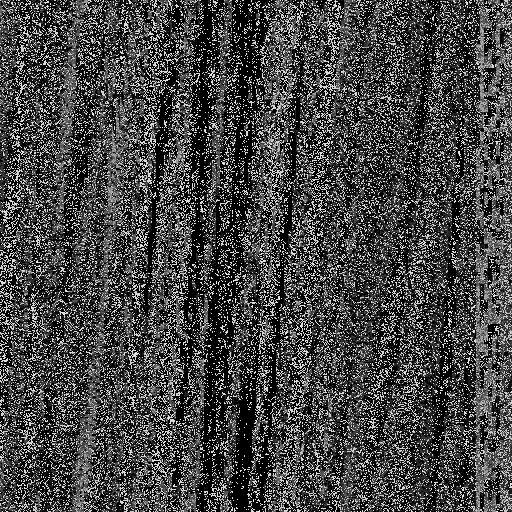
#> input picture server/img_output.png, 512 x 512 px
$ python user.py
#> lines starting #> are read from the running program, lines starting #| are printed output that depends on the picture
### modules/extract_server_data.py

def extract_server_data(img, N1, N2, n1, n2) :
    N1 = N1 - N1 % n1
    N2 = N2 - N2 % n2
    msg = ""
    length = ""

    count = 0
    i = 0
    j = 0
    len_count = 0

    while True :
        for p in range(0, n1) :
            for q in range(0, n2) :
                px = p + i
                py = q + j
                if (count < 32) :
                    length = length + str(img.getpixel((px, py)) & 1)
                count = count + 1
                if (count == 32) :
                    length = int(length, 2) - 32
                if (count > 32) :
                    if (length == len_count) :
                        break
                    x = img.getpixel((px, py))
                    msg = msg + str(x & 1)
                    len_count = len_count + 1

            if (length == len_count) :
                break
        if (length == len_count) :
            break
        j = j + n2
        if (j == N2) :
            j = 0
            i = i + n1

    server_data = ""
    for i in range(0, len(msg), 8) :
        byte = int(msg[i : i + 8], 2)
        if (byte != 0) :
            server_data = server_data + chr(byte)

    return (server_data, length + 32)

### modules/encrypt_decrypt.py
# [10 lines left out: function encrypt_image, not called in this run]


def decrypt_image(img, key, N1, N2) :
    img_out = img.copy()

    for i in range(0, N1) :
        for j in range(0, N2) :
            cipher = img.getpixel((i, j))
            plain = cipher ^ key
            img_out.putpixel((i, j), plain)

    return img_out

### modules/extract_data.py
from modules.functions import *
import math

def extract_data(img, len_lsb_a, N1, N2, n1, n2) :
    N1 = N1 - N1 % n1
    N2 = N2 - N2 % n2
    i = N1 - n1
    j = N2 - n2
    msg = ""
    fe = ""
    fe1 = ""
    fe2 = ""
    fe3 = ""
    LSBa = ""
    N = math.floor(N1/n1) * math.floor(N2/n2)
    count_fe = 0
    count_fe1 = 0
    count_fe2 = 0
    count_fe3 = 0
    max_fe = N
    max_fe1 = 0
    max_fe2 = 0
    max_fe3 = 0
    img_out = img.copy()

    while True :
        to_break = False
        for p in range(n1 - 1, -1, -1) :
            for q in range(n2 - 1, -1, -1) :
                px = p + i
                py = q + j
                if (p == n1 - 1 and q == n2 - 1) :
                    continue
                y = img.getpixel((px, py))

                if (count_fe < max_fe) :
                    fe = fe + str(y & 1)
                    count_fe = count_fe + 1
                    if (y & 1 == 1) :
                        max_fe1 = max_fe1 + 1

                elif (count_fe1 < max_fe1) :
                    fe1 = fe1 + str(y & 1)

                    count_fe1 = count_fe1 + 1
                    if (y & 1 == 1) :
                        max_fe2 = max_fe2 + 1

                elif (count_fe2 < max_fe2) :
                    fe2 = fe2 + str(y & 1)
                    count_fe2 = count_fe2 + 1
                    if (y & 1 == 1) :
                        max_fe3 = max_fe3 + 1

                elif (count_fe3 < max_fe3) :
                    fe3 = fe3 + str(y & 1)
                    count_fe3 = count_fe3 + 1

                else :
                    to_break = True

        if (to_break) :
            break

        j = j - n2
        if (j < 0) :
            j = N2 - n2
            i = i - n1


    i = N1 - n1
    j = N2 - n2
    w = 0
    v = 0

    data1 = ""
    data2 = ""
    data3 = ""

    for z in range(0, len(fe1)) :
        h_array = []

        if (fe1[len(fe1) - z - 1] == '0') :
            k = 1
        elif (fe1[len(fe1) - z - 1] == '1' and fe2[len(fe2) - w - 1] == '0') :
            k = 2
            w = w + 1
        elif (fe1[len(fe1) - z - 1] == '1' and fe2[len(fe2) - w - 1] == '1' and fe3[len(fe3) - v - 1] == '0') :
            k = 3
            w = w + 1
            v = v + 1

        for p in range(0, n1) :
            for q in range(0, n2) :
                px = p + i
                py = q + j
                y = img.getpixel((px, py))
                h_array.append(h(y, pow(2, k)))

        avg = a(h_array)
        px = n1 + i - 1
        py = n2 + j - 1
        yn = img.getpixel((px, py))

        for p in range(n1 - 1, -1, -1) :
            for q in range(n2 - 1, -1, -1) :
                px = p + i
                py = q + j
                y = img.getpixel((px, py))
                if (p == n1 - 1 and q == n2 - 1) :
                    continue
                if (k == 1) :
                    data1 = data1 + str(y & 1)
                if (k == 2) :
                    data1 = data1 + str(y & 1)
                    data2 = data2 + str((y >> 1) & 1)
                if (k == 3) :
                    data1 = data1 + str(y & 1)
                    data2 = data2 + str((y >> 1) & 1)
                    data3 = data3 + str((y >> 2) & 1)

                x = h(y, pow(2, k)) + (pow(2, k) - 1) * avg + g(yn, pow(2, k))
                img_out.putpixel((px, py), x)

        j = j - n2
        if (j < 0) :
            j = N2 - n2
            i = i - n1

    msg = data1 + data2 + data3
    owner_data = ""
    fe = msg[0 : len(fe)]
    LSBa = msg[len(fe) + len(fe1) + len(fe2) + len(fe3) : len(fe) + len(fe1) + len(fe2) + len(fe3) + len_lsb_a]
    msg = msg[len(fe) + len(fe1) + len(fe2) + len(fe3) + len_lsb_a : ]
    for i in range(0, len(msg), 8) :
        byte = int(msg[i : i + 8], 2)
        if (byte != 0) :
            owner_data = owner_data + chr(byte)

    return (img_out, fe, fe1, fe2, fe3, LSBa, owner_data)

### modules/functions.py
import math

def a(x):
    sum = 0
    for i in range(0, len(x)) :
        sum = sum + x[i]
    avg = sum/len(x)
    if (avg - math.floor(avg) < 0.5) :
        return math.floor(avg)
    else :
        return math.ceil(avg)

def f(x, y) :
    return math.ceil((y - 1) * (x/y))

def h(x, y) :
    return math.floor(x/y)

def g(x, y) :
    return f(x, y) - (y - 1) * h(x, y)

# [5 lines left out: function sse, not called in this run]

def mse(x, k) :
    return pow((pow(2, k) - 1), 2) * sse(x)/len(x)

# [9 lines left out: function Cm, not called in this run]

### modules/put_lsb_a.py


def put_lsb_a(img, LSBa, N1, N2, n1, n2):
    N1 = N1 - N1 % n1
    N2 = N2 - N2 % n2
    i = 0
    j = 0
    img_out = img.copy()
    position = 0
    length = len(LSBa)

    while True :
        for p in range(0, n1) :
            for q in range(0, n2) :
                px = p + i
                py = q + j
                x = img.getpixel((px, py))
                if (position == length) :
                    break
                img_out.putpixel((px, py), ((x >> 1) << 1) + int(LSBa[position]))
                position = position + 1

        j = j + n2
        if (j == N2) :
            j = 0
            i = i + n1
            if (position == length) :
                break

    return img_out

### modules/reverse_rearrange.py
import math


def reverse_rearrange(img, fe, N1, N2, n1, n2) :
    N1 = N1 - N1 % n1
    N2 = N2 - N2 % n2
    x = 0
    y = 0
    i3 = 0
    j3 = 0
    fe_pos = 0
    x4 = 0
    y4 = 0
    count = 0
    img_out = img.copy()

    for i in range(0, N1, n1) :
        for j in range(0, N2, n2):
            if (fe[fe_pos] == '0') :
                j3 = j3 + n2
                if (j3 == N2) :
                    j3 = 0
                    i3 = i3 + n1
            fe_pos = fe_pos + 1

    start_fe_i = i3
    start_fe_j = j3
    fe_i = start_fe_i
    fe_j = start_fe_j

    for i in range(0, math.floor(N1/n1)) :
        for j in range(0, math.floor(N2/n2)) :
            if (fe[count] == '1') :
                for z in range(0, n1) :
                    for k in range(0, n2) :
                        px = z + x4
                        py = k + y4
                        img_out.putpixel((px, py), img.getpixel((fe_i + z, fe_j + k)))
                fe_j = fe_j + n2
                if (fe_j >= N2) :
                    fe_j = 0
                    fe_i = fe_i + n1
            else :
                for z in range(0, n1) :
                    for k in range(0, n2) :
                        px = z + x4
                        py = k + y4
                        img_out.putpixel((px, py), img.getpixel((x + z, y + k)))

                y = y + n2
                if (y >= N2) :
                    y = 0
                    x = x + n1

            y4 = y4 + n2
            if (y4 >= N2) :
                y4 = 0
                x4 = x4 + n1
            count = count + 1
    return img_out

### user.py
import math

from PIL import Image
from modules.reverse_rearrange import reverse_rearrange
from modules.put_lsb_a import put_lsb_a
from modules.extract_data import extract_data
from modules.encrypt_decrypt import decrypt_image
from modules.extract_server_data import extract_server_data

# take output image from server
img = Image.open(r"./server/img_output.png")
#> img is the input picture: PIL image 512x512 P; min 0, max 231, mean 69.7

# block size. Must be same in owner.py server.py user.py
n1 = 4
n2 = 4
print("Blocks size: " + str(n1) + "x" + str(n2))

# image size
N1 = img.size[0]
#> N1 = 512
N2 = img.size[1]
#> N2 = 512
print("Image size: " + str(N1) + "x" + str(N2))
#| Image size: 512x512

# number of pixels in a block
n = n1 * n2
print("Number of pixels in block: " + str(n))

# number of blocks in image
N = math.floor(N1/n1) * math.floor(N2/n2)
#> N = 16384
print("Number of blocks in image: " + str(N) + "\n")
#| Number of blocks in image: 16384

# extracting server'data
print("\nExtracting server's data ...")
(server_data, len_lsb_a) = extract_server_data(img, N1, N2, n1, n2)
#> after the loop in extract_server_data, `while True :`: count = 3419; i = 4; j = 340; len_count = 3386
#> the loop in extract_server_data, `for i in range(0, len(msg), 8) :` made 424 passes
#> (i, byte, server_data) on passes 2 to 9: (8, 109, 'im'), (16, 32, 'im '), (24, 115, 'im s'), (32, 101, 'im se'), (40, 114, 'im ser'), (48, 118, 'im serv'), (56, 101, 'im serve'), (64, 114, 'im server')
#> (byte, server_data) on pass 1: (105, 'i')
#> server_data = 'im server'; len_lsb_a = 3418
print("Server's data: " + server_data)
#| Server's data: im server

# decrypting the image using 8 bit key (0 - 255)
# must be same as used by owner
decryption_key = 123
print("\nDecryption key: " + str(decryption_key))
print("Decrypting image ...")
img_decrypted = decrypt_image(img, decryption_key, N1, N2)
#> after the loop in decrypt_image, `for i in range(0, N1) :`:
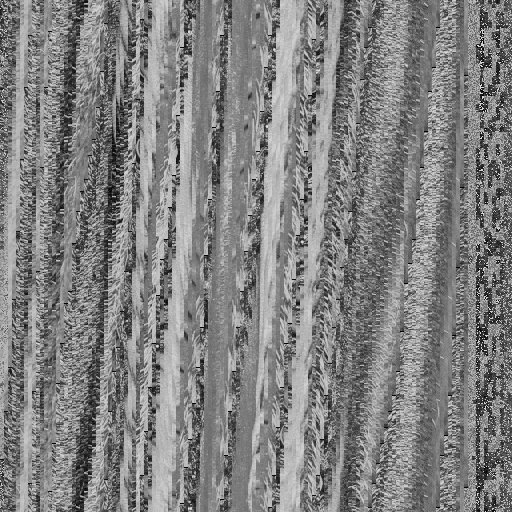
#> img_out: PIL image 512x512 P; min 0, max 231, mean 129

# extracting owner's data,
# LSB plane of class A blocks
# multilevel maps -> FE, FE1, FE2, FE3
print("\nExtracting owner's data ...")
(img_marked, FE, FE1, FE2, FE3, LSBa, owner_data) = extract_data(img_decrypted, len_lsb_a, N1, N2, n1, n2)
#> after the loop in extract_data, `while True :`: count_fe = 16384; count_fe1 = 1414; count_fe2 = 5; count_fe3 = 0; fe2 = '00000'; fe3 = ''; i = 472; j = 372; max_fe1 = 1414; max_fe2 = 5; max_fe3 = 0
#> the loop in extract_data, `for z in range(0, len(fe1)) :` made 1414 passes
#> (k, w, avg, yn) on pass 14: (2, 1, 13, 64)
#> (k, avg, yn) on passes 1 to 6: (1, 26, 51), (1, 27, 49), (1, 29, 56), (1, 27, 63), (1, 23, 42), (1, 16, 31)
#> after the loop in extract_data, `for z in range(0, len(fe1)) :`:
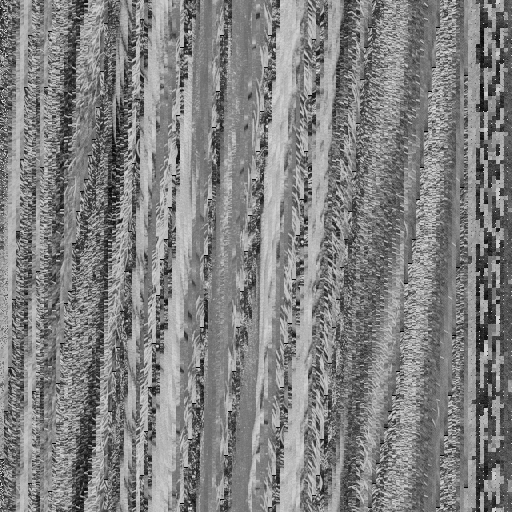
#> img_out: PIL image 512x512 P; min 0, max 231, mean 128.8
#> the loop in extract_data, `for i in range(0, len(msg), 8) :` made 8 passes
#> i on passes 2 to 8: 8, 16, 24, 32, 40, 48, 56
print("Owner's message: " + owner_data)
#| Owner's message: im owner

# recovering LSB plane of class A blocks
print("\nRecovering LSB planes of class A blocks ...")
img_rearranged = put_lsb_a(img_marked, LSBa, N1, N2, n1, n2)

# rearrange image back to get original image
print("\nRearranging image ...")
img_arranged = reverse_rearrange(img_rearranged, FE, N1, N2, n1, n2)
#> after the loop in reverse_rearrange, `for i in range(0, math.floor(N1/n1)) :`:
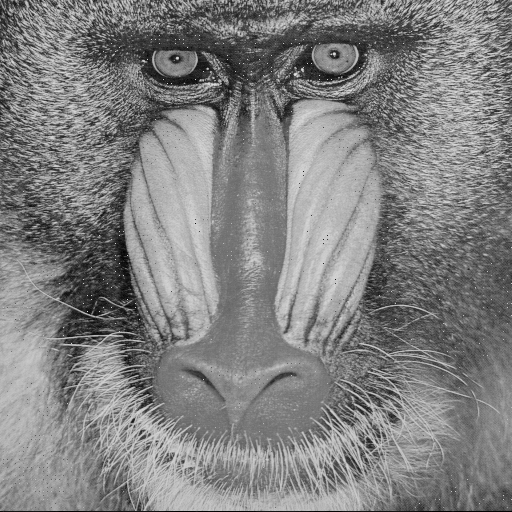
#> img_out: PIL image 512x512 P; min 0, max 231, mean 128.8

img_arranged.save(r"./user/img_recovered.png")
print("\nImage recovered saved at ./user/img_recovered.png")
